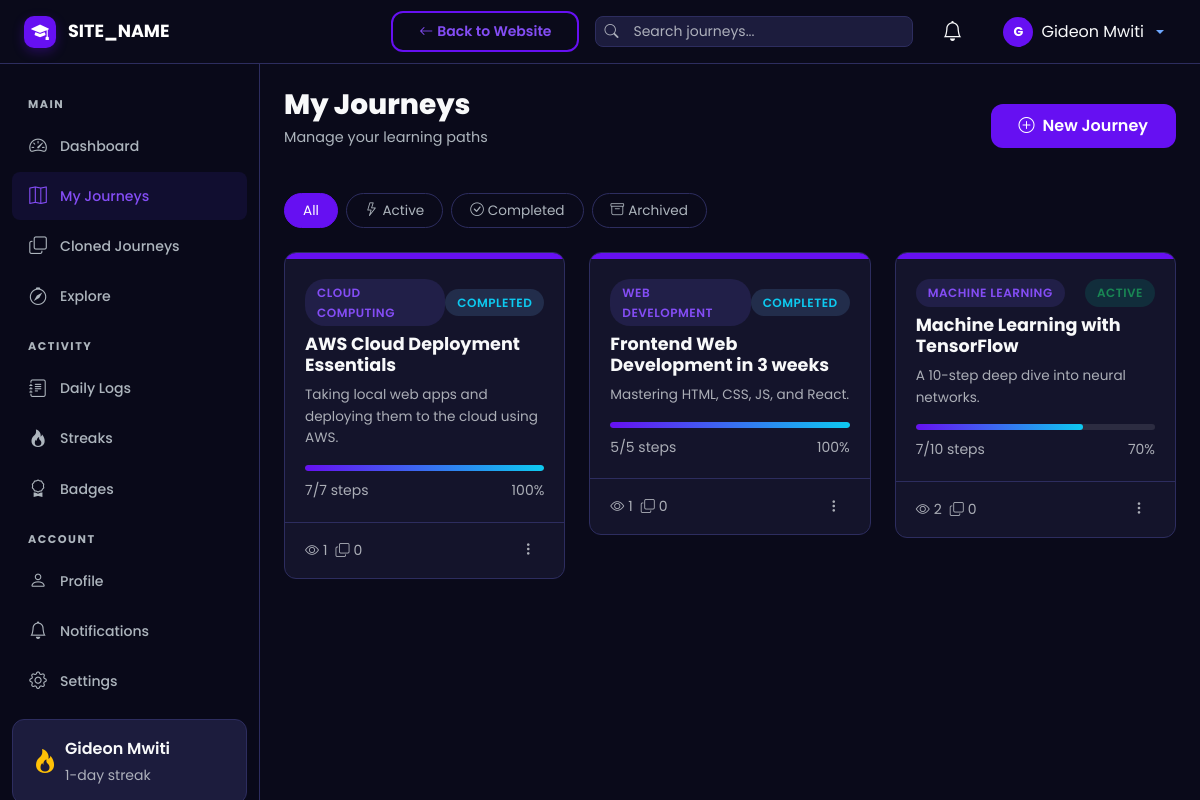
The page /user/journeys.php (signed in) on the database its author committed.
### tables this page shows
CREATE TABLE `journeys` (
  `id` int UNSIGNED NOT NULL,
  `user_id` int UNSIGNED NOT NULL,
  `title` varchar(255) NOT NULL,
  `slug` varchar(255) NOT NULL,
  `description` text,
  `category_id` int UNSIGNED DEFAULT NULL,
  `visibility` enum('public','private') NOT NULL DEFAULT 'public',
  `status` enum('active','completed','archived') NOT NULL DEFAULT 'active',
  `is_featured` tinyint(1) NOT NULL DEFAULT '0',
  `total_steps` int UNSIGNED NOT NULL DEFAULT '0',
  `completed_steps` int UNSIGNED NOT NULL DEFAULT '0',
  `clone_count` int UNSIGNED NOT NULL DEFAULT '0',
  `view_count` int UNSIGNED NOT NULL DEFAULT '0',
  `created_at` datetime NOT NULL DEFAULT CURRENT_TIMESTAMP,
  `updated_at` datetime NOT NULL DEFAULT CURRENT_TIMESTAMP ON UPDATE CURRENT_TIMESTAMP
);

CREATE TABLE `categories` (
  `id` int UNSIGNED NOT NULL,
  `name` varchar(100) NOT NULL,
  `slug` varchar(100) NOT NULL,
  `icon` varchar(50) DEFAULT 'bi-folder',
  `created_at` datetime NOT NULL DEFAULT CURRENT_TIMESTAMP
);

### includes/helpers.php (called while the page is built, shortened)
<?php
function sanitize(?string $input): string {
    return htmlspecialchars(trim($input), ENT_QUOTES, 'UTF-8');
}
function completionPercent(int $completed, int $total): int {
    return (int) round(($completed / $total) * 100);
}
function truncateText(string $text, int $length = 150): string {
    if (mb_strlen($text) <= $length) return $text;
    return mb_substr($text, 0, $length) . '...';
}

### user/journeys.php (the view, shortened to what this page needs)
<?php
require_once __DIR__ . '/../includes/dashboard_header.php';
$userId = getCurrentUserId();
$db = getDB();
$statusFilter = $_GET['status'] ?? 'all';
$where = "j.user_id = ?";
$params = [$userId];
$stmt = $db->prepare("SELECT j.*, c.name AS category_name FROM journeys j LEFT JOIN categories c ON j.category_id = c.id WHERE $where ORDER BY j.updated_at DESC");
$stmt->execute($params);
$journeys = $stmt->fetchAll();
?>
<div class="st-page-header d-flex align-items-center justify-content-between flex-wrap gap-3">
    <div>
        <h1 class="st-page-title">My Journeys</h1>
        <p class="st-page-subtitle">Manage your learning paths</p>
    </div>
    <a href="<?= SITE_URL ?>/journey/create.php" class="btn btn-st-primary"><i class="bi bi-plus-circle me-2"></i>New Journey</a>
</div>
<div class="st-filter-pills mb-4">
    <a href="?status=all" class="st-filter-pill <?= $statusFilter === 'all' ? 'active' : '' ?>">All</a>
    <a href="?status=active" class="st-filter-pill <?= $statusFilter === 'active' ? 'active' : '' ?>"><i class="bi bi-lightning me-1"></i>Active</a>
    <a href="?status=completed" class="st-filter-pill <?= $statusFilter === 'completed' ? 'active' : '' ?>"><i class="bi bi-check-circle me-1"></i>Completed</a>
    <a href="?status=archived" class="st-filter-pill <?= $statusFilter === 'archived' ? 'active' : '' ?>"><i class="bi bi-archive me-1"></i>Archived</a>
</div>
<?php if (empty($journeys)): ?>
    <div class="st-card">
        <div class="st-empty-state">
            <i class="bi bi-map d-block"></i>
            <h5>No journeys found</h5>
            <p>Create your first learning journey and start tracking progress.</p>
            <a href="<?= SITE_URL ?>/journey/create.php" class="btn btn-st-primary mt-2"><i class="bi bi-plus me-1"></i>Create Journey</a>
        </div>
    </div>
<?php else: ?>
    <div class="row g-4">
        <?php foreach ($journeys as $j): ?>
        <div class="col-md-6 col-xl-4">
            <div class="st-journey-card">
                <div class="card-header-gradient"></div>
                <div class="card-body">
                    <div class="d-flex align-items-center justify-content-between mb-2">
                        <?php if ($j['category_name']): ?>
                            <span class="st-badge st-badge-primary"><?= sanitize($j['category_name']) ?></span>
                        <?php else: ?>
                            <span></span>
                        <?php endif; ?>
                        <?php
                        $statusBadges = ['active' => 'st-badge-success', 'completed' => 'st-badge-info', 'archived' => 'st-badge-warning'];
                        ?>
                        <span class="st-badge <?= $statusBadges[$j['status']] ?? '' ?>"><?= ucfirst($j['status']) ?></span>
                    </div>
                    <h5 class="card-title">
                        <a href="<?= SITE_URL ?>/journey/view.php?id=<?= $j['id'] ?>" class="text-decoration-none text-light"><?= sanitize($j['title']) ?></a>
                    </h5>
                    <p class="text-muted mb-3" style="font-size:0.85rem;"><?= truncateText(sanitize($j['description'] ?? 'No description'), 100) ?></p>
                    <div class="st-progress mb-2"><div class="st-progress-bar" style="width:<?= completionPercent($j['completed_steps'], $j['total_steps']) ?>%"></div></div>
                    <div class="d-flex justify-content-between">
                        <small class="text-muted"><?= $j['completed_steps'] ?>/<?= $j['total_steps'] ?> steps</small>
                        <small class="text-muted"><?= completionPercent($j['completed_steps'], $j['total_steps']) ?>%</small>
                    </div>
                </div>
                <div class="card-footer">
                    <div class="d-flex align-items-center gap-2">
                        <small class="text-muted"><i class="bi bi-eye me-1"></i><?= $j['view_count'] ?></small>
                        <small class="text-muted"><i class="bi bi-copy me-1"></i><?= $j['clone_count'] ?></small>
                    </div>
                    <div class="dropdown">
                        <button class="btn btn-sm btn-link text-muted" data-bs-toggle="dropdown"><i class="bi bi-three-dots-vertical"></i></button>
                    </div>
                </div>
            </div>
        </div>
        <?php endforeach; ?>
    </div>
<?php endif; ?>
<?php require_once __DIR__ . '/../includes/dashboard_footer.php'; ?>

### assets/css/style.css (style rules this page uses)
:root { --st-primary: #6610f2; --st-primary-light: #844df5; --st-primary-dark: #520dc2; --st-secondary: #0dcaf0; --st-accent: #0dcaf0; --st-success: #198754; --st-warning: #ffc107; --st-danger: #dc3545; --st-info: #0dcaf0; --st-dark: #0a0a1a; --st-dark-card: #14142b; --st-dark-surface: #1c1c3d; --st-dark-border: #2d2d5f; --st-text: #f8f9fa; --st-text-muted: #adb5bd; --st-gradient-1: var(--st-primary); --st-gradient-2: var(--st-secondary); --st-gradient-3: #6c5ce7; --st-radius: 12px; --st-radius-sm: 8px; --st-radius-lg: 24px; --st-shadow: 0 10px 30px rgba(0, 0, 0, 0.3); --st-shadow-sm: 0 4px 12px rgba(0, 0, 0, 0.2); --st-transition: all 0.3s cubic-bezier(0.4, 0, 0.2, 1); --st-font: 'Poppins', 'Montserrat', sans-serif; }
* { margin: 0; padding: 0; box-sizing: border-box; }
body { font-family: var(--st-font); background: var(--st-dark); color: var(--st-text); line-height: 1.6; overflow-x: hidden; min-height: 100vh; }
a { color: var(--st-primary-light); text-decoration: none; transition: var(--st-transition); }
.btn-st-primary { background: var(--st-primary); border: none; color: #fff; font-weight: 600; padding: 10px 28px; border-radius: var(--st-radius); transition: var(--st-transition); position: relative; overflow: hidden; }
.btn-st-primary::before { content: ''; position: absolute; inset: 0; background: rgba(255,255,255,0.1); opacity: 0; transition: var(--st-transition); }
.st-badge { display: inline-flex; align-items: center; gap: 4px; padding: 4px 12px; border-radius: 20px; font-size: 0.75rem; font-weight: 600; text-transform: uppercase; letter-spacing: 0.5px; }
.st-badge-primary { background: rgba(108, 92, 231, 0.15); color: var(--st-primary-light); }
.st-badge-success { background: rgba(0, 184, 148, 0.15); color: var(--st-success); }
.st-badge-info { background: rgba(116, 185, 255, 0.15); color: var(--st-info); }
.st-progress { height: 8px; background: var(--st-dark-surface); border-radius: 4px; overflow: hidden; }
.st-progress-bar { height: 100%; background: var(--st-gradient-1); border-radius: 4px; transition: width 0.6s ease; }
.st-journey-card { background: var(--st-dark-card); border: 1px solid var(--st-dark-border); border-radius: var(--st-radius); overflow: hidden; transition: var(--st-transition); }
.st-journey-card .card-header-gradient { height: 6px; background: var(--st-primary); }
.st-journey-card .card-body { padding: 20px; }
.st-journey-card .card-title { font-weight: 700; font-size: 1.1rem; margin-bottom: 8px; }
.st-journey-card .card-footer { background: transparent; border-top: 1px solid var(--st-dark-border); padding: 12px 20px; display: flex; align-items: center; justify-content: space-between; }
.st-filter-pills { display: flex; flex-wrap: wrap; gap: 8px; margin-bottom: 24px; }
.st-filter-pill { padding: 6px 18px; border: 1px solid var(--st-dark-border); border-radius: 20px; color: var(--st-text-muted); font-size: 0.85rem; cursor: pointer; transition: var(--st-transition); background: transparent; }
.st-filter-pill:hover, .st-filter-pill.active { background: var(--st-primary); border-color: var(--st-primary); color: #fff; }
.st-progress { height: 6px; background: rgba(255, 255, 255, 0.1); border-radius: 10px; overflow: hidden; position: relative; width: 100%; }
.st-progress-bar { height: 100%; background: linear-gradient(90deg, var(--st-primary), var(--st-secondary)); border-radius: 10px; transition: width 1s ease-in-out; }

### assets/css/dashboard.css (style rules this page uses)
.st-page-header { margin-bottom: 28px; }
.st-page-title { font-size: 1.75rem; font-weight: 800; margin-bottom: 4px; }
.st-page-subtitle { color: var(--st-text-muted); font-size: 0.9rem; }

### rows shown on the page
journeys: category.name "CLOUD COMPUTING", status "COMPLETED", title "AWS Cloud Deployment Essentials", description "Taking local web apps and deploying them to the cloud using AWS.", completed_steps "7", total_steps "7", completionPercent($j['completed_steps'], $j['total_steps']) "100", view_count "1", clone_count "0"
journeys: category.name "WEB DEVELOPMENT", status "COMPLETED", title "Frontend Web Development in 3 weeks", description "Mastering HTML, CSS, JS, and React.", completed_steps "5", total_steps "5", completionPercent($j['completed_steps'], $j['total_steps']) "100", view_count "1", clone_count "0"
journeys: category.name "MACHINE LEARNING", status "ACTIVE", title "Machine Learning with TensorFlow", description "A 10-step deep dive into neural networks.", completed_steps "7", total_steps "10", completionPercent($j['completed_steps'], $j['total_steps']) "70", view_count "2", clone_count "0"

### other values the page prints
SITE_NAME "SITE_NAME"
$currentUser['full_name'] "Gideon Mwiti"
$userStats['current_streak'] "1"
